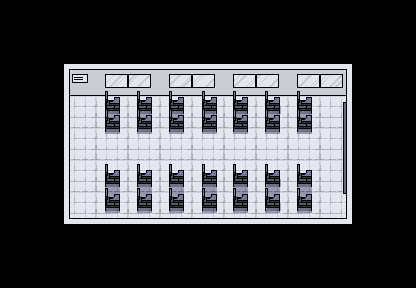

A level layout from a 2D game, rendered from its tile map. Below: a short description, then the map file with its tile-grid data intact:
An orthogonal 13x9 tile map with 32x32 px tiles, 2 tile layers (back, room), 4 tilesets and 32 objects (11, 10, 9, 8, 7, ...).

<map version="1.10" tiledversion="1.11.2" orientation="orthogonal" renderorder="right-down" width="13" height="9" tilewidth="32" tileheight="32" infinite="0" nextlayerid="11" nextobjectid="45">
 <tileset firstgid="1" source="cecsClassroom.tsx" />
 <tileset firstgid="46" source="test.tsx" />
 <tileset firstgid="47" source="classroom-ldc.tsx" />
 <tileset firstgid="92" source="map.tsx" />
 <layer id="10" name="back" width="13" height="9">
  <data encoding="csv">
212,212,212,212,212,212,212,212,212,212,212,212,212,
212,212,212,212,212,212,212,212,212,212,212,212,212,
212,212,212,212,212,212,212,212,212,212,212,212,212,
212,212,212,212,212,212,212,212,212,212,212,212,212,
212,212,212,212,212,212,212,212,212,212,212,212,212,
212,212,212,212,212,212,212,212,212,212,212,212,212,
212,212,212,212,212,212,212,212,212,212,212,212,212,
212,212,212,212,212,212,212,212,212,212,212,212,212,
212,212,212,212,212,212,212,212,212,212,212,212,212
</data>
 </layer>
 <layer id="1" name="room" width="13" height="9">
  <data encoding="csv">
0,0,0,0,0,0,0,0,0,0,0,0,0,
0,0,0,0,0,0,0,0,0,0,0,0,0,
0,0,47,48,49,50,51,52,53,54,55,0,0,
0,0,56,57,58,59,60,61,62,63,64,0,0,
0,0,65,66,67,68,69,70,71,72,73,0,0,
0,0,74,75,76,77,78,79,80,81,82,0,0,
0,0,83,84,85,86,87,88,89,90,91,0,0,
0,0,0,0,0,0,0,0,0,0,0,0,0,
0,0,0,0,0,0,0,0,0,0,0,0,0
</data>
 </layer>
 <objectgroup id="3" name="out">
  <object id="43" x="316.381" y="218.066" width="28.8291" height="6.65287" />
 </objectgroup>
 <objectgroup id="5" name="in">
  <object id="42" x="68.0071" y="218.805" width="28.8291" height="6.65287" />
 </objectgroup>
 <group id="6" name="Popups">
  <objectgroup id="9" name="1st">
   <object id="31" name="11" gid="46" x="315" y="162.364" width="32" height="32" />
   <object id="32" name="10" gid="46" x="315" y="127" width="32" height="32" />
   <object id="33" name="9" gid="46" x="287" y="144" width="32" height="32" />
   <object id="34" name="8" gid="46" x="255" y="144" width="32" height="32" />
   <object id="35" name="7" gid="46" x="223" y="144" width="32" height="32" />
   <object id="36" name="6" gid="46" x="192.017" y="144" width="32" height="32" />
   <object id="37" name="5" gid="46" x="160.748" y="143.713" width="32" height="32" />
   <object id="38" name="4" gid="46" x="127" y="144" width="32" height="32" />
   <object id="39" name="3" gid="46" x="95" y="144" width="32" height="32" />
   <object id="40" name="2" gid="46" x="66" y="158.364" width="32" height="32" />
   <object id="41" name="1" gid="46" x="66" y="123" width="32" height="32" />
  </objectgroup>
 </group>
 <objectgroup id="8" name="Collisions">
  <object id="1" x="59.8167" y="226.705" width="298.648" height="29.2955" />
  <object id="2" x="64" y="32" width="295.986" height="46.3333" />
  <object id="3" x="355.465" y="32" width="28.5349" height="224" />
  <object id="4" x="32" y="32" width="29.9364" height="224" />
  <object id="5" x="111" y="96" width="0.5" height="13.3636" />
  <object id="6" x="141.68" y="96" width="0.5" height="13.3636" />
  <object id="7" x="176" y="96" width="0.5" height="13.3636" />
  <object id="8" x="210.641" y="96" width="0.5" height="13.3636" />
  <object id="9" x="239" y="96" width="0.5" height="13.3636" />
  <object id="10" x="271" y="96" width="0.5" height="13.3636" />
  <object id="11" x="303" y="96" width="0.5" height="13.3636" />
  <object id="12" x="350.324" y="102.227" width="4.54545" height="83.9091" />
  <object id="13" x="111.227" y="170.568" width="0.5" height="40" />
  <object id="14" x="143.227" y="170.568" width="0.5" height="40" />
  <object id="15" x="175.227" y="170.568" width="0.5" height="40" />
  <object id="16" x="208.227" y="170.568" width="0.5" height="40" />
  <object id="17" x="239.227" y="170.568" width="0.5" height="40" />
  <object id="18" x="271.227" y="170.568" width="0.5" height="40" />
  <object id="19" x="303.227" y="170.568" width="0.5" height="40" />
 </objectgroup>
</map>
